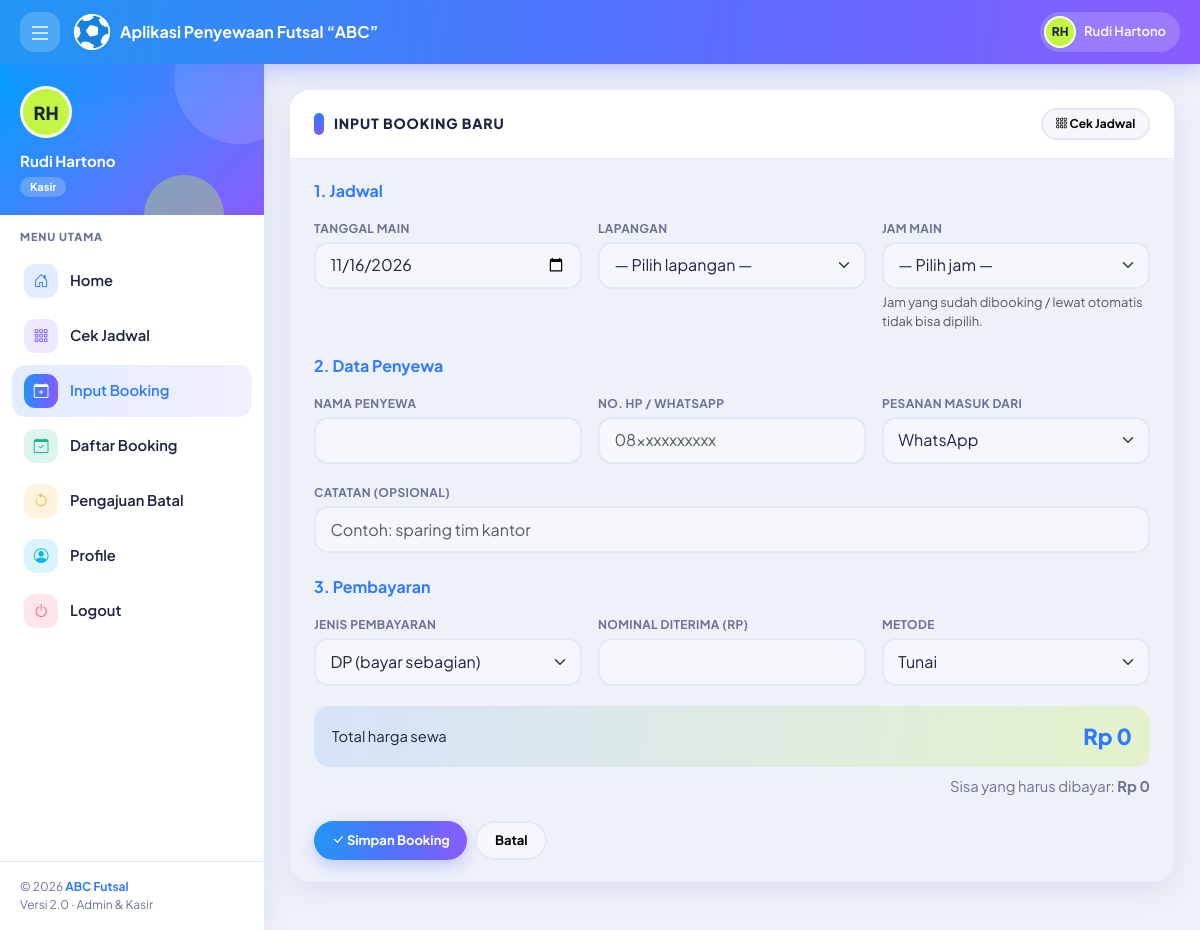
/kasir/booking_form.php (signed in), run on the app's committed database.
### tables this page shows
CREATE TABLE `tb_pengguna` (
  `id_pengguna` int(11) NOT NULL,
  `nama_lengkap` varchar(100) NOT NULL,
  `username` varchar(30) NOT NULL,
  `password` varchar(255) NOT NULL,
  `no_hp` varchar(20) DEFAULT NULL,
  `level` enum('admin','kasir') NOT NULL DEFAULT 'kasir',
  `status` enum('Aktif','Nonaktif') NOT NULL DEFAULT 'Aktif',
  `created_at` timestamp NOT NULL DEFAULT current_timestamp()
);

### auth.php (called while the page is built, shortened)
<?php
require_once __DIR__ . '/koneksi.php';
require_once __DIR__ . '/format.php';
$stmt = $pdo->prepare("SELECT id_pengguna, nama_lengkap, username, level, status
                       FROM tb_pengguna WHERE id_pengguna = ?");
$stmt->execute([$_SESSION['user']['id']]);
$u = $stmt->fetch();
$user = [
    'id'       => (int)$u['id_pengguna'],
    'nama'     => $u['nama_lengkap'],
    'username' => $u['username'],
    'level'    => $u['level'],
];

### format.php (called while the page is built, shortened)
<?php
function e($teks)
{
    return htmlspecialchars((string)$teks, ENT_QUOTES, 'UTF-8');
}
function inisial($nama)
{
    $kata = preg_split('/\s+/', trim((string)$nama));
    $hasil = strtoupper(mb_substr($kata[0], 0, 1));
    if (count($kata) > 1) $hasil .= strtoupper(mb_substr($kata[1], 0, 1));
    return $hasil;
}

### kasir/booking_form.php (the view, shortened to what this page needs)
<?php
require_once '../auth.php';
$menu_aktif    = 'booking_baru';
$d = [
    'tanggal_main' => $_GET['tanggal'] ?? date('Y-m-d'),
    'id_lapangan'  => $_GET['lapangan'] ?? '',
    'id_waktu'     => $_GET['waktu'] ?? '',
    'nama_penyewa' => '',
    'no_hp' => '',
    'sumber' => 'WhatsApp',
    'catatan' => '',
    'tipe_bayar'   => 'DP',
    'jumlah_bayar' => '',
    'metode' => 'Tunai',
];
include '../inc/header.php';
?>
<div class="card">
    <div class="card-header">
        <h2>Input Booking Baru</h2>
        <a class="btn btn-light btn-sm" href="jadwal.php"><i class="bi bi-grid-3x3-gap"></i> Cek Jadwal</a>
    </div>
    <div class="card-body">
        <form method="post" action="booking_simpan.php" id="form-booking" autocomplete="off">
            <h3 class="h6 fw-bold text-primary mb-3">1. Jadwal</h3>
            <div class="row g-3 mb-4">
                <div class="col-md-4">
                    <label class="form-label" for="tanggal_main">Tanggal Main</label>
                    <input class="form-control" type="date" id="tanggal_main" name="tanggal_main" min="<?= date('Y-m-d') ?>" value="<?= e($d['tanggal_main']) ?>" required>
                </div>
                <div class="col-md-4">
                    <label class="form-label" for="id_lapangan">Lapangan</label>
                    <select class="form-select" id="id_lapangan" name="id_lapangan" required>
                        <option value="">— Pilih lapangan —</option>
                    </select>
                </div>
                <div class="col-md-4">
                    <label class="form-label" for="id_waktu">Jam Main</label>
                    <select class="form-select" id="id_waktu" name="id_waktu" required>
                        <option value="">— Pilih jam —</option>
                    </select>
                    <div class="form-text">Jam yang sudah dibooking / lewat otomatis tidak bisa dipilih.</div>
                </div>
            </div>
            <h3 class="h6 fw-bold text-primary mb-3">2. Data Penyewa</h3>
            <div class="row g-3 mb-4">
                <div class="col-md-4">
                    <label class="form-label" for="nama_penyewa">Nama Penyewa</label>
                    <input class="form-control" id="nama_penyewa" name="nama_penyewa" value="<?= e($d['nama_penyewa']) ?>" maxlength="100" required>
                </div>
                <div class="col-md-4">
                    <label class="form-label" for="no_hp">No. HP / WhatsApp</label>
                    <input class="form-control" id="no_hp" name="no_hp" value="<?= e($d['no_hp']) ?>" placeholder="08xxxxxxxxxx" required>
                </div>
                <div class="col-md-4">
                    <label class="form-label" for="sumber">Pesanan Masuk Dari</label>
                    <select class="form-select" id="sumber" name="sumber">
                        <option value="WhatsApp" <?= $d['sumber'] === 'WhatsApp' ? 'selected' : '' ?>>WhatsApp</option>
                    </select>
                </div>
                <div class="col-12">
                    <label class="form-label" for="catatan">Catatan (opsional)</label>
                    <input class="form-control" id="catatan" name="catatan" value="<?= e($d['catatan']) ?>" maxlength="255" placeholder="Contoh: sparing tim kantor">
                </div>
            </div>
            <h3 class="h6 fw-bold text-primary mb-3">3. Pembayaran</h3>
            <div class="row g-3 mb-3">
                <div class="col-md-4">
                    <label class="form-label" for="tipe_bayar">Jenis Pembayaran</label>
                    <select class="form-select" id="tipe_bayar" name="tipe_bayar">
                        <option value="DP" <?= $d['tipe_bayar'] === 'DP'    ? 'selected' : '' ?>>DP (bayar sebagian)</option>
                    </select>
                </div>
                <div class="col-md-4">
                    <label class="form-label" for="jumlah_bayar">Nominal Diterima (Rp)</label>
                    <input class="form-control" type="number" id="jumlah_bayar" name="jumlah_bayar" value="<?= e($d['jumlah_bayar']) ?>" min="0" step="1000" required>
                </div>
                <div class="col-md-4">
                    <label class="form-label" for="metode">Metode</label>
                    <select class="form-select" id="metode" name="metode">
                        <option value="Tunai" <?= $d['metode'] === 'Tunai'    ? 'selected' : '' ?>>Tunai</option>
                    </select>
                </div>
            </div>
            <div class="total-box mb-2">
                <span>Total harga sewa</span><strong id="total-harga">Rp 0</strong>
            </div>
            <div class="text-end text-muted">Sisa yang harus dibayar: <b id="sisa-bayar">Rp 0</b></div>
            <div class="mt-4 d-flex gap-2">
                <button class="btn btn-primary" type="submit"><i class="bi bi-check-lg"></i> Simpan Booking</button>
                <a class="btn btn-light" href="../index.php">Batal</a>
            </div>
        </form>
    </div>
</div>
<?php include '../inc/footer.php'; ?>

### inc/header.php (shortened to what this page needs)
<!DOCTYPE html>
<html lang="id">
<head>
    <link href="https://cdn.jsdelivr.net/npm/bootstrap@5.3.3/dist/css/bootstrap.min.css" rel="stylesheet">
    <link href="https://cdn.jsdelivr.net/npm/bootstrap-icons@1.11.3/font/bootstrap-icons.min.css" rel="stylesheet">
    <link href="<?= BASE_URL ?>css/style.css" rel="stylesheet">
</head>
<body>
    <nav class="app-nav no-print">
        <button type="button" class="nav-btn side-toggle" aria-label="Menu"><i class="bi bi-list fs-4"></i></button>
        <a class="navbar-brand" href="<?= BASE_URL ?>index.php">
            <img src="<?= BASE_URL ?>images/ball.webp" alt="ABC"><span>Aplikasi Penyewaan Futsal “ABC”</span>
        </a>
        <div class="nav-chip">
            <div class="avatar"><?= e(inisial($user['nama'])) ?></div><span><?= e($user['nama']) ?></span>
        </div>
    </nav>
    <?php include __DIR__ . '/sidebar.php'; ?>
    <main class="app-main">

### inc/sidebar.php (shortened to what this page needs)
<?php
$menu_aktif = $menu_aktif ?? '';
$master_aktif = in_array($menu_aktif, ['lapangan', 'waktu', 'harga', 'pelanggan'], true);
$jumlah_pengajuan = 0;
?>
<aside class="app-side no-print">
    <div class="user-info">
        <div class="avatar"><?= e(inisial($user['nama'])) ?></div>
        <div class="nama"><?= e($user['nama']) ?></div>
        <span class="role"><?= e($user['level']) ?></span>
    </div>
    <div class="menu-label">MENU UTAMA</div>
    <ul class="menu">
        <li class="<?= $menu_aktif === 'home' ? 'active' : '' ?>" style="--c:#2f7bff">
            <a class="item" href="<?= BASE_URL ?>index.php"><span class="tile"><i class="bi bi-house-door"></i></span>Home</a>
        </li>
        <?php if ($user['level'] === 'admin'): ?>
            <li class="<?= $menu_aktif === 'pengguna' ? 'active' : '' ?>" style="--c:#7c5cff">
                <a class="item" href="<?= BASE_URL ?>admin/pengguna.php"><span class="tile"><i class="bi bi-people"></i></span>Data User</a>
            </li>
            <li class="<?= $master_aktif ? 'active' : '' ?>" style="--c:#ff8a3d">
                <a class="item" data-bs-toggle="collapse" href="#menuMaster" role="button">
                    <span class="tile"><i class="bi bi-database"></i></span>Master Data
                    <i class="bi bi-chevron-down caret"></i>
                </a>
                <ul class="submenu collapse <?= $master_aktif ? 'show' : '' ?>" id="menuMaster">
                    <li class="<?= $menu_aktif === 'lapangan' ? 'active' : '' ?>"><a href="<?= BASE_URL ?>admin/lapangan.php">Data Lapangan</a></li>
                    <li class="<?= $menu_aktif === 'waktu' ? 'active' : '' ?>"><a href="<?= BASE_URL ?>admin/waktu.php">Jam Operasional</a></li>
                    <li class="<?= $menu_aktif === 'harga' ? 'active' : '' ?>"><a href="<?= BASE_URL ?>admin/harga.php">Harga Sewa</a></li>
                    <li class="<?= $menu_aktif === 'pelanggan' ? 'active' : '' ?>"><a href="<?= BASE_URL ?>admin/pelanggan.php">Data Pelanggan</a></li>
                </ul>
            </li>
            <li class="<?= $menu_aktif === 'booking' ? 'active' : '' ?>" style="--c:#12b886">
                <a class="item" href="<?= BASE_URL ?>booking/daftar.php"><span class="tile"><i class="bi bi-calendar-check"></i></span>Data Booking</a>
            </li>
            <li class="<?= $menu_aktif === 'pembatalan' ? 'active' : '' ?>" style="--c:#ffb020">
                <a class="item" href="<?= BASE_URL ?>admin/pembatalan.php">
                    <span class="tile"><i class="bi bi-arrow-counterclockwise"></i></span>Pembatalan &amp; Refund
                    <?php if ($jumlah_pengajuan > 0): ?><span class="badge rounded-pill bg-danger ms-auto"><?= $jumlah_pengajuan ?></span><?php endif; ?>
                </a>
            </li>
            <li class="<?= $menu_aktif === 'laporan' ? 'active' : '' ?>" style="--c:#ff5fa8">
                <a class="item" href="<?= BASE_URL ?>admin/laporan.php"><span class="tile"><i class="bi bi-file-earmark-bar-graph"></i></span>Laporan Transaksi</a>
            </li>
        <?php else: ?>
            <li class="<?= $menu_aktif === 'jadwal' ? 'active' : '' ?>" style="--c:#7c5cff">
                <a class="item" href="<?= BASE_URL ?>kasir/jadwal.php"><span class="tile"><i class="bi bi-grid-3x3-gap"></i></span>Cek Jadwal</a>
            </li>
            <li class="<?= $menu_aktif === 'booking_baru' ? 'active' : '' ?>" style="--c:#ff8a3d">
                <a class="item" href="<?= BASE_URL ?>kasir/booking_form.php"><span class="tile"><i class="bi bi-calendar-plus"></i></span>Input Booking</a>
            </li>
            <li class="<?= $menu_aktif === 'booking' ? 'active' : '' ?>" style="--c:#12b886">
                <a class="item" href="<?= BASE_URL ?>booking/daftar.php"><span class="tile"><i class="bi bi-calendar-check"></i></span>Daftar Booking</a>
            </li>
            <li class="<?= $menu_aktif === 'pembatalan' ? 'active' : '' ?>" style="--c:#ffb020">
                <a class="item" href="<?= BASE_URL ?>kasir/pembatalan.php"><span class="tile"><i class="bi bi-arrow-counterclockwise"></i></span>Pengajuan Batal</a>
            </li>
        <?php endif; ?>
        <li class="<?= $menu_aktif === 'profile' ? 'active' : '' ?>" style="--c:#00b7e6">
            <a class="item" href="<?= BASE_URL ?>profile.php"><span class="tile"><i class="bi bi-person-circle"></i></span>Profile</a>
        </li>
        <li style="--c:#ff4d6d">
            <a class="item" href="<?= BASE_URL ?>logout.php" data-confirm="Yakin mau logout?"><span class="tile"><i class="bi bi-power"></i></span>Logout</a>
        </li>
    </ul>
    <div class="side-foot">&copy; <?= date('Y') ?> <b>ABC Futsal</b><br>Versi 2.0 &middot; Admin &amp; Kasir</div>
</aside>

### data on the page
tb_pengguna: nama_lengkap "RH", nama_lengkap "Rudi Hartono", level "Kasir"
